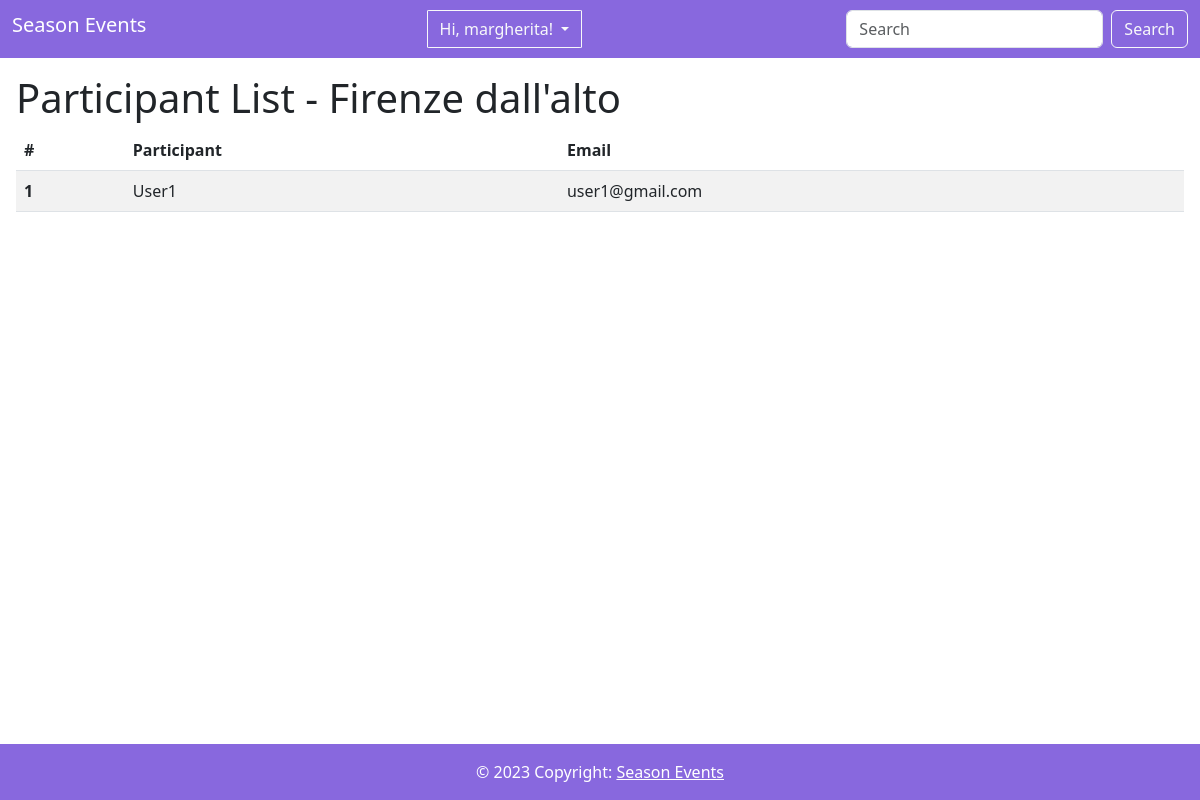
The app's page /event/Firenze dall'alto/participants (signed in) with its own data.
### event/models.py (models this page shows, shortened)
class Event(models.Model):
    title = models.CharField(max_length=100, primary_key=True)
    description = models.TextField()
    date = models.DateField()
    time = models.TimeField(default=datetime.time)
    location = models.CharField(max_length=100)
    program = models.TextField(default='Not Available')
    ticket_price = models.DecimalField(max_digits=8, decimal_places=2, default=0)
    image = models.ImageField(upload_to=event_image_upload_path, null=True, blank=True)
    category = models.ManyToManyField('EventCategory')
    creator = models.ForeignKey(User, on_delete=models.CASCADE, related_name='events_created')
    max_seats = models.PositiveIntegerField()
    available_seats = models.PositiveIntegerField()

class Registration(models.Model):
    event = models.ForeignKey(Event, on_delete=models.CASCADE, related_name='registrations')
    participant = models.ForeignKey(User, on_delete=models.CASCADE)

### event/views.py (the view)
# urls.py: path('event/<str:title>/participants', views.participant_list, name='participant_list'),
@login_required
def participant_list(request, title):
    event = get_object_or_404(Event, title=title)
    if request.user != event.creator:
        messages.error(request, "You are not authorized to remove this event.")
        return redirect('event:my_events')
    registrations = event.registrations.all()
    return render(request, 'participant_list.html', {'event': event, 'registrations': registrations})

### templates/participant_list.html (shortened to what this page needs)
{% extends "base.html" %}
{% block content %}
    <div class="mx-3 my-3">
        <h1>Participant List - {{ event.title }}</h1>
        <table class="table table-striped">
            <thead>
                <tr>
                    <th scope="col">#</th>
                    <th scope="col">Participant</th>
                    <th scope="col">Email</th>
                </tr>
            </thead>
            <tbody>
                {%  for registration in registrations %}
                    <tr>
                        <th scope="row">{{ forloop.counter }}</th>
                        <td>{{ registration.participant.username }}</td>
                        <td>{{ registration.participant.email }}</td>
                    </tr>
                {% endfor %}
            </tbody>
        </table>
    </div>
{% endblock %}

### templates/base.html (shortened to what this page needs)
<!DOCTYPE html>
<html lang="en">
<head>
    <link href="https://cdn.jsdelivr.net/npm/bootstrap@5.3.0/dist/css/bootstrap.min.css" rel="stylesheet"
>
</head>
<body>
    <nav class="navbar navbar-expand-lg" style="background-color: #8868de;">
        <div class="container-fluid">
            <a class="navbar-brand h1" style="color: white" href="http://127.0.0.1:8000">Season Events</a>
            {% if not user.is_authenticated %}
                <!--<ul class="navbar-nav me-auto mb-2 mb-lg-0">
                    <li class="nav-item">
                        <a class="nav-link" href="{% url 'event:login' %}" style="color:white;">Log in</a>
                    </li>
                    <li class="nav-item">
                        <a class="nav-link" href="{% url 'event:signup' %}" style="color:white;">Sign Up</a>
                    </li>
                </ul>-->
                <div class="dropdown text-end">
                    <button class="btn btn-outline-light dropdown-toggle mx-4" style="border-radius:2%;" id="dropdownMenuButton" type="button"
                            aria-expanded="false" data-toggle="dropdown" aria-haspopup="true">
                            Hello!
                    </button>
                    <div class="dropdown-menu" style="border-radius:2%;" aria-labelledby="dropdownMenuButton">
                        <a class="dropdown-item" href="{% url 'event:login' %}">
                            Sign Up</a>
                        <a class="dropdown-item" href="{% url 'event:signup' %}">
                            Log In</a>
                    </div>
                </div>
            {% else %}
                <div class="dropdown text-end">
                    <button class="btn btn-outline-light dropdown-toggle mx-4" style="border-radius:2%;" id="dropdownMenuButton" type="button"
                            aria-expanded="false" data-toggle="dropdown" aria-haspopup="true">
                            Hi, {{ request.user.username }}!
                    </button>
                </div>
            {% endif %}
            <form class="ml-auto d-flex" role="search" method="GET" action="{% url 'event:event_search' %}">
                <input class="form-control me-2" type="text" name="query" placeholder="Search" aria-label="Search"
                    value="{{ query }}">
                <button class="btn btn-outline-light" type="submit">Search</button>
            </form>
        </div>
    </nav>
    {% block content %}
    {% endblock %}
    <footer>
        <div class="text-center p-3 fixed-bottom text-white" style="background-color: #8868de">
            © 2023 Copyright:
            <a class="text-white link-underline-opacity-0" href="http://127.0.0.1:8000">Season Events</a>
        </div>
    </footer>
</body>
</html>

### templates/base.html (style rules this page uses)
body { margin-bottom: 60px; }

### records on screen
Event: title "Firenze dall'alto"
Registration: participant.username "User1", participant.email "user1@gmail.com"

### other values on screen
{{ request.user.username }} "margherita"
